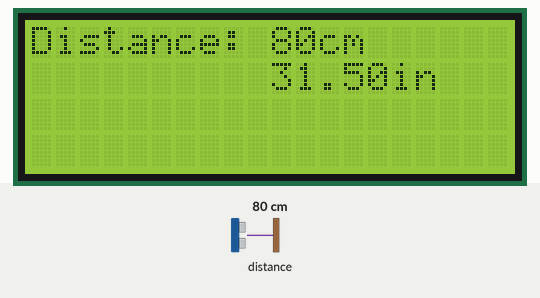
Bench run of a sketch on a simulated Arduino Uno, built with avr-gcc and run on an emulated ATmega328P. Parts: 20×4 character LCD. Inputs (shaded band) come from the test bench; at power-on: distance to the obstacle 80 cm. What the sketch prints to the serial monitor is not drawn.

Above: at 1.2 s.
1.3 s: distance to the obstacle set to 2 cm
At 1.6 s:
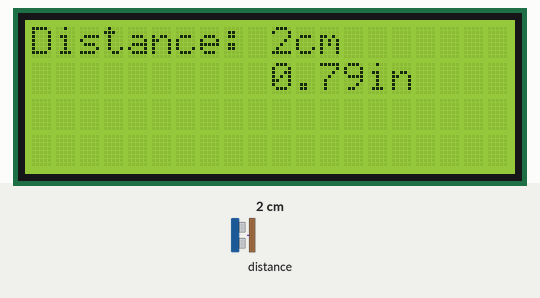
2.8 s: distance to the obstacle set to 4 cm
At 4.0 s:
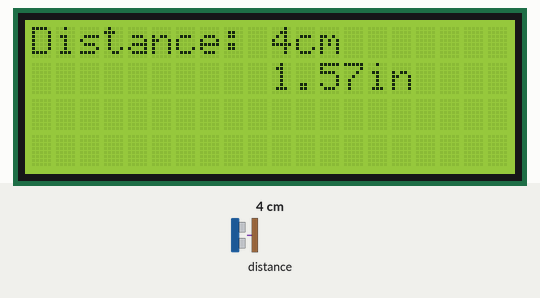
4.3 s: distance to the obstacle set to 9 cm
At 5.2 s:
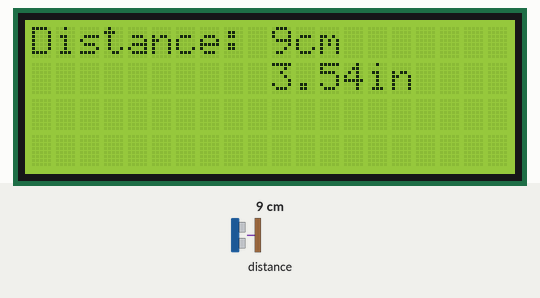
Timing chart, 0 to 7.3 s (numbered marks = the images above; inputs shaded):
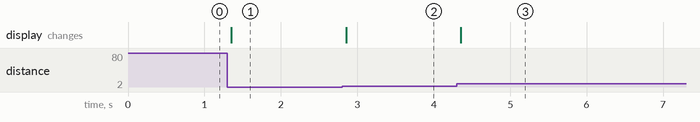

Measured:
- after the input at 1.3 s, the display: changes after 0.05 s (image 1)
- after the input at 2.8 s, the display: changes after 0.05 s (image 2)
- after the input at 4.3 s, the display: changes after 0.06 s (image 3)

The sketch:

lidarex1.ino
```cpp
#include <Wire.h>
#include <LIDARLite.h>
#include <LiquidCrystal.h>

const int rs = 37, en = 36, d4 = 35, d5 = 34, d6 = 33, d7 = 32;
LiquidCrystal lcd(rs, en, d4, d5, d6, d7);

// Globals
LIDARLite lidarLite;
int cal_cnt = 0;

void setup()
{
  Serial.begin(9600); // Initialize serial connection to display distance readings

  lcd.begin(20, 4);

  lidarLite.begin(0, true); // Set configuration to default and I2C to 400 kHz
  lidarLite.configure(1); // Change this number to try out alternate configurations
}

void loop()
{
  int dist;

  // At the beginning of every 100 readings,
  // take a measurement with receiver bias correction
  if ( cal_cnt == 0 ) {
    dist = lidarLite.distance();      // With bias correction
  } else {
    dist = lidarLite.distance(false); // Without bias correction
  }

  // Increment reading counter
  cal_cnt++;
  cal_cnt = cal_cnt % 100;

  // Display distance
  Serial.print(dist);
  Serial.println(" cm");

  //display distance to LCD
  lcd.clear();
  lcd.print("Distance: ");
  lcd.print(dist);
  lcd.print("cm");
  lcd.setCursor(10,1);

  lcd.print(dist / 2.54);
  lcd.print("in");
  delay(100);
}
```
